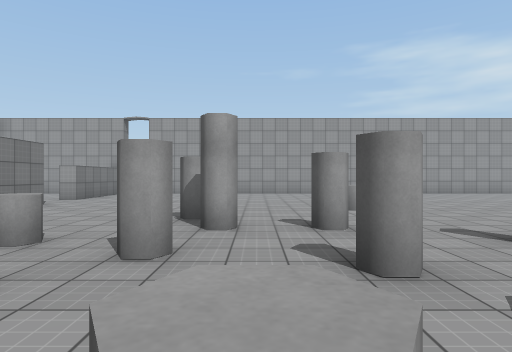
[1] (above)

23 first-person views from a walk through a scene from a Unity 3-D project. The camera is 1.4 m above the floor, looks level and sees 75° across. The floor is counted in squares, 2 m on a side. Each view is taken from the middle of a square. On the plan, view 1 faces up. The plan holds only what a view shows up to about 10 squares ahead; the rest is blank. The place goes on beyond the plan. Surface patterns are stand-ins for the level's own textures.

[2]
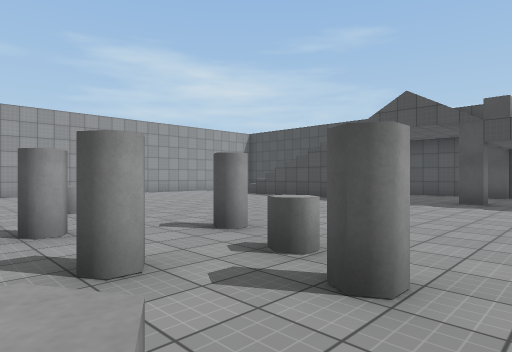

[3]
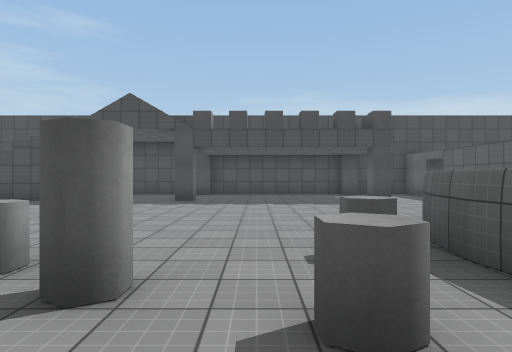

[4]
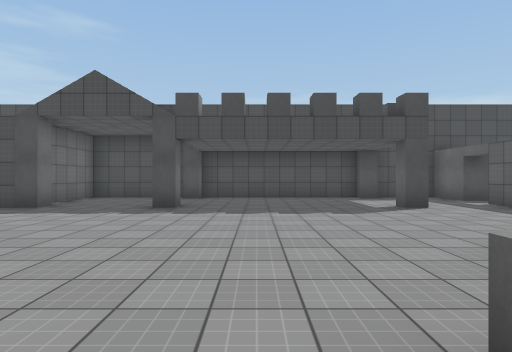

[5]
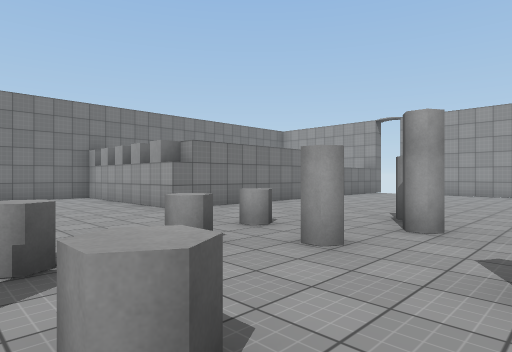

[6]
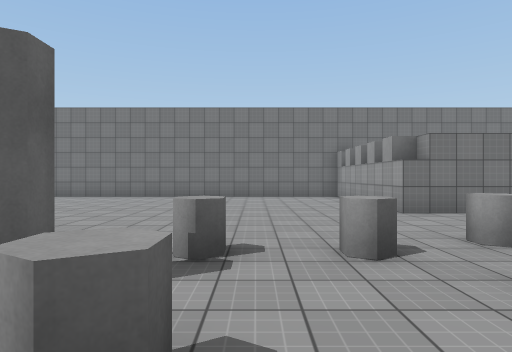

[7]
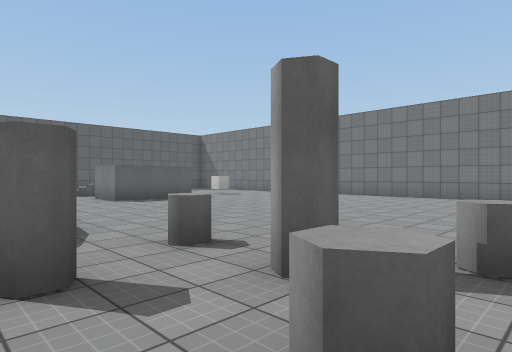

[8]
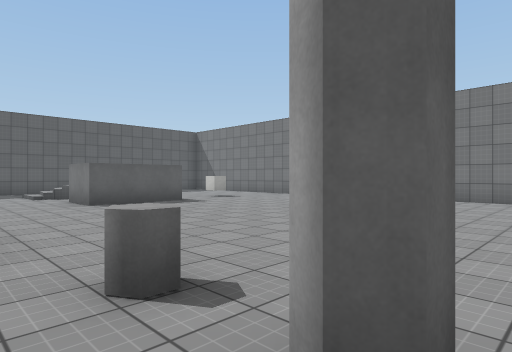

[9]
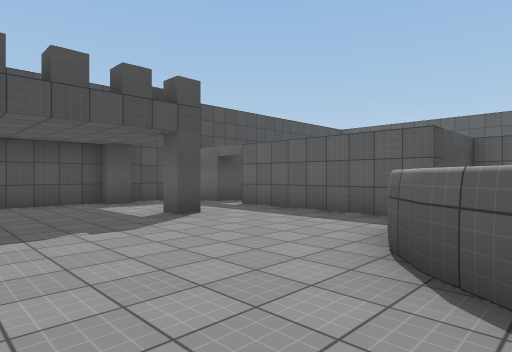

[10]
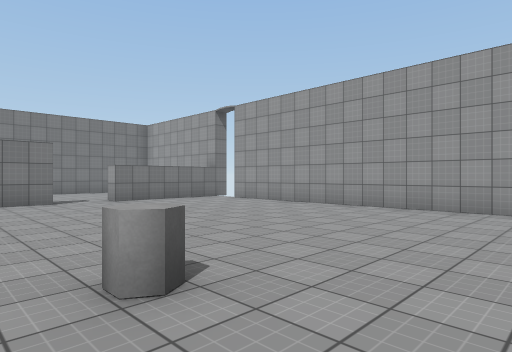

[11]
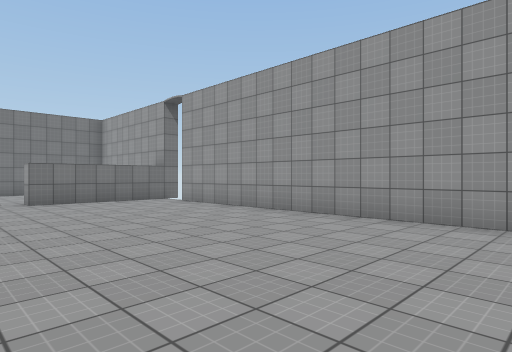

[12]
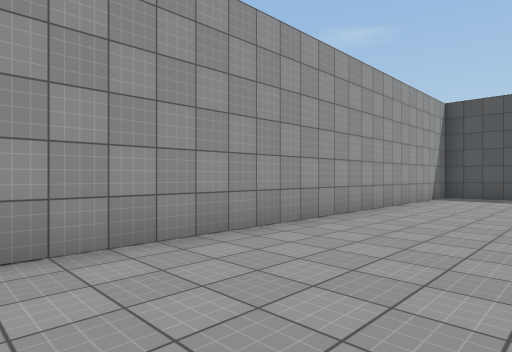

[13]
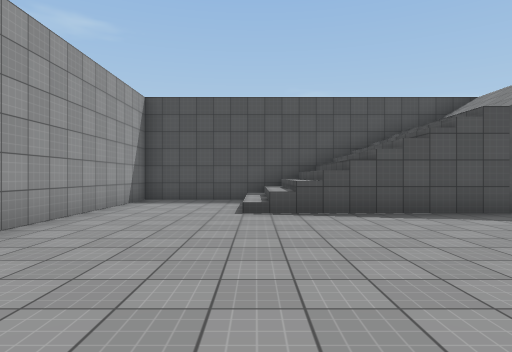

[14]
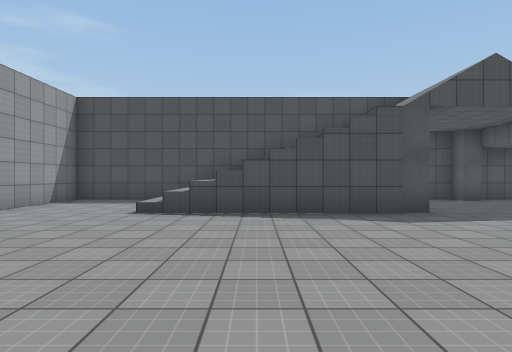

[15]
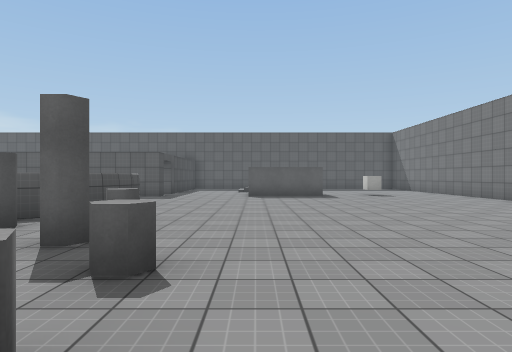

[16]
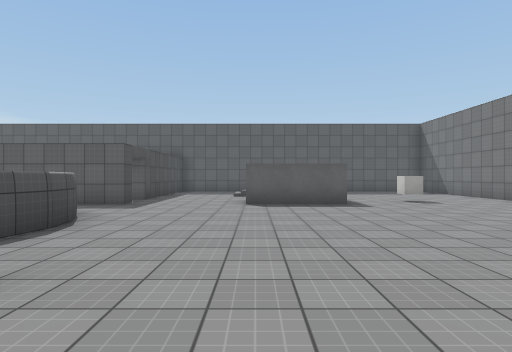

[17]
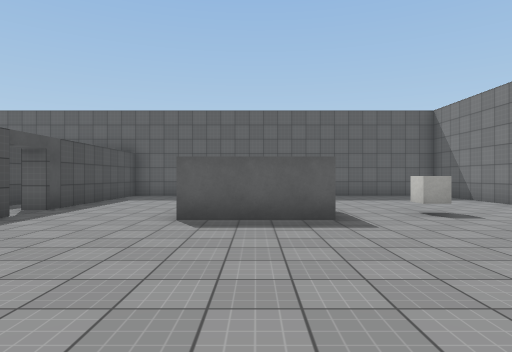

[18]
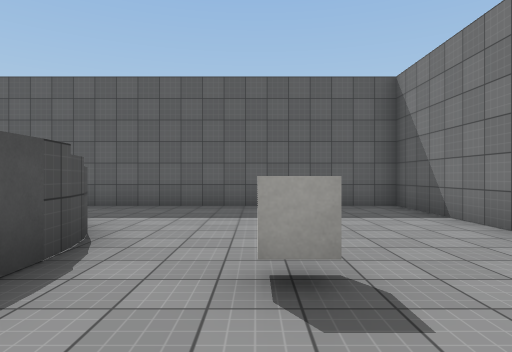

[19]
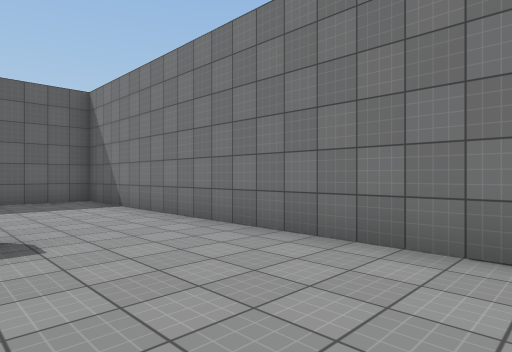

[20]
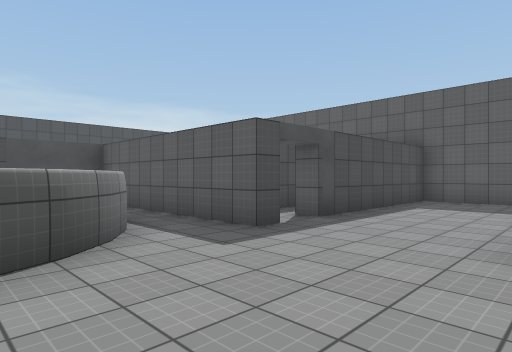

[21]
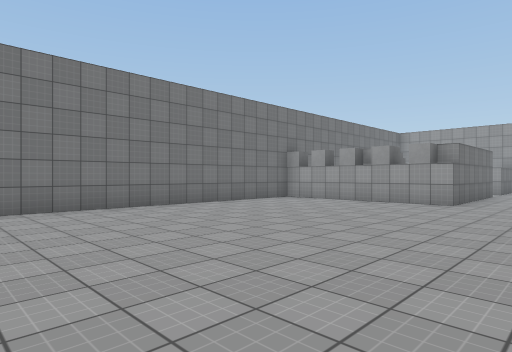

[22]
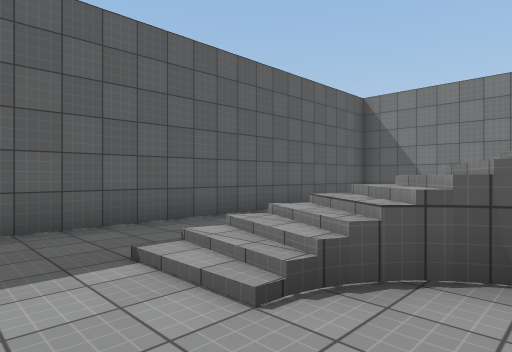

[23]
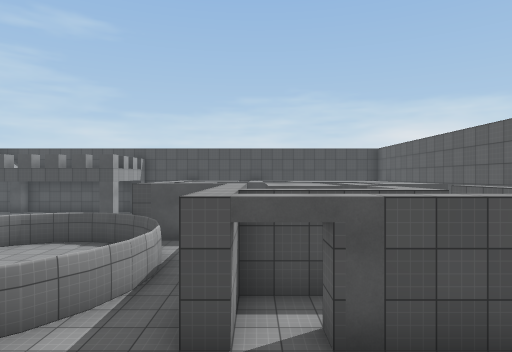

### Floor plan
Key: @ floor where view 1 was taken; # wall or solid block; x gap in a wall; . main floor; : floor 2 m higher than the main floor; + floor 3 m higher than the main floor; / step, stairs or slope; = window, fence, low wall or low ledge; ^ raised ledge; C cube; O other object.
Columns run from 11 left of view 1 to 13 right of it. Each row starts with its distance up from view 1.
 14        x#################
 13      #..................#
 12      #..................#
 11      #..................#
 10     .#...............///#
  9     .................///#
  8      #...............///#
  7      #.......^.......///#
  6      #...............///#
  5     /=......#.......////#
  4   #=+#........#.........#
  3 #.........#.#...........#
  2 #........^...=......#...#
  1 #........=.=.#..........#
  0 #.........#@............#
 -1 #..........#..^.........#
 -2 #.........^..###........#
 -3 #...........## ##...#...#
 -4 #..........##   #.......#
 -5 #..........##   #.......#
 -6 #...........##  #####OO##
 -7 #............#   #    ##
 -8 #...........##
 -9 #...C.:::...O#
-10 #.....//...#.#
-11 #.....#/#..# #
-12 #......//..#
-13 #..........##
-14 #...........#
-15 #############

Positions as (right, up) in squares from view 1, and headings:
1: (0, 0), facing up
2: (0, 0), facing up-right
3: (0, 0), facing right
4: (2, 0), facing right
5: (1, 0), facing up-left
6: (1, 1), facing left
7: (1, 1), facing down-left
8: (0, 0), facing down-left
9: (4, 0), facing down-right
10: (4, 6), facing up-left
11: (4, 8), facing up-left
12: (1, 10), facing up-right
13: (3, 10), facing right
14: (3, 8), facing right
15: (-3, 3), facing down
16: (-3, 0), facing down
17: (-4, -3), facing down
18: (-7, -7), facing down
19: (-7, -5), facing down-left
20: (-3, -5), facing down-right
21: (-3, -5), facing up-left
22: (-1, -10), facing down-left
23: (-3, -9), facing right
